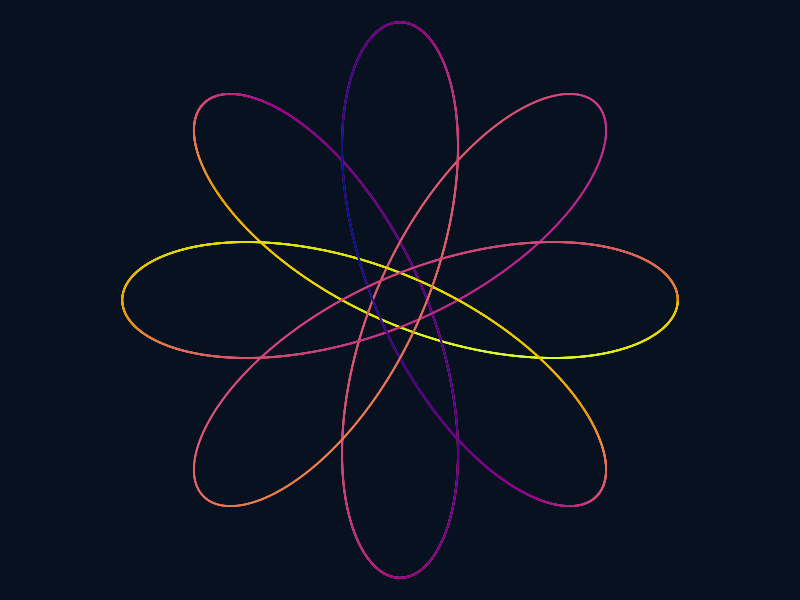

Here is the R script that generated this plot: (Note: this script raises an error after producing the figure.)
# Generative Spirograph in R
# Run with: Rscript generative_spirograph.R
# It creates a colorful hypotrochoid-style plot and saves it as spirograph.png.

set.seed(5337)

# Pick parameters that create a pleasant looping curve.
R <- 8
r <- 3
d <- 6
turns <- 18
n_points <- 7000

theta <- seq(0, turns * pi, length.out = n_points)

x <- (R - r) * cos(theta) + d * cos(((R - r) / r) * theta)
y <- (R - r) * sin(theta) - d * sin(((R - r) / r) * theta)

# Add a second slowly changing signal for color variation.
color_signal <- sin(theta * 0.7) + cos(theta * 1.3)
palette <- hcl.colors(256, palette = "Plasma")
colors <- palette[cut(color_signal, breaks = 256, labels = FALSE)]

png("spirograph.png", width = 1400, height = 1400, res = 180)
par(bg = "#07111f", mar = rep(0, 4))
plot(
  x, y,
  type = "n",
  axes = FALSE,
  asp = 1,
  xlab = "",
  ylab = ""
)

# Draw short line segments so the curve can change color smoothly.
segments(
  x[-length(x)], y[-length(y)],
  x[-1], y[-1],
  col = colors[-1],
  lwd = 1.8
)

# Add a small star field for a playful background.
stars <- 250
points(
  runif(stars, min(x) * 1.15, max(x) * 1.15),
  runif(stars, min(y) * 1.15, max(y) * 1.15),
  pch = 16,
  cex = runif(stars, 0.15, 0.55),
  col = adjustcolor("white", alpha.f = runif(stars, 0.15, 0.7))
)

text(
  0, min(y) * 1.05,
  "Generative Spirograph in R",
  col = adjustcolor("white", alpha.f = 0.8),
  cex = 1.1,
  family = "sans"
)

dev.off()

message("Saved spirograph.png — open it to see the generated artwork!")
